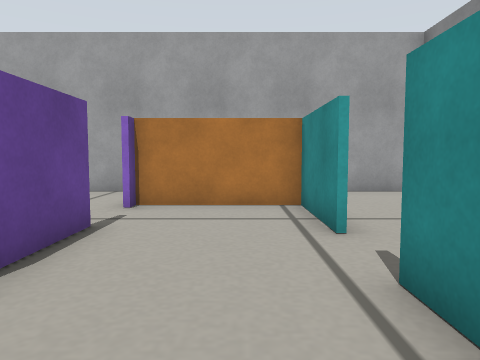
[1] (above)

20 first-person views from a walk through a robot-simulator world made for Gazebo. The camera is 0.23 m above the floor, tilts 4° down and sees 70° across. The floor is counted in squares, 0.2 m on a side. Each view is taken from the middle of a square. On the plan, view 1 faces up. The plan holds only what a view shows up to about 14 squares ahead; the rest is blank.

[2]
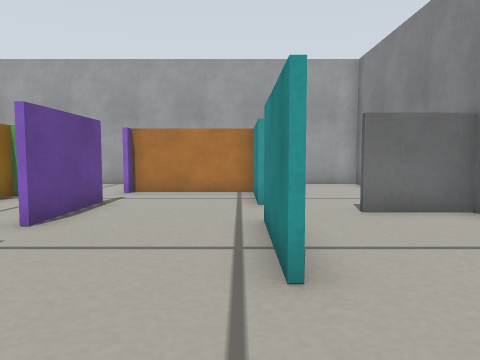

[3]
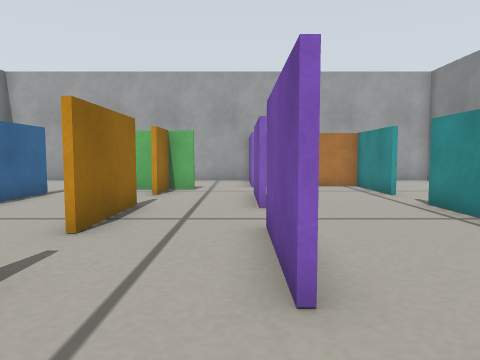

[4]
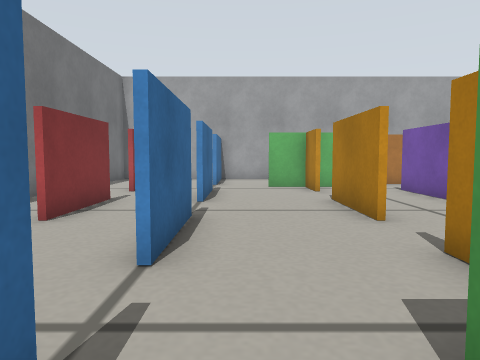

[5]
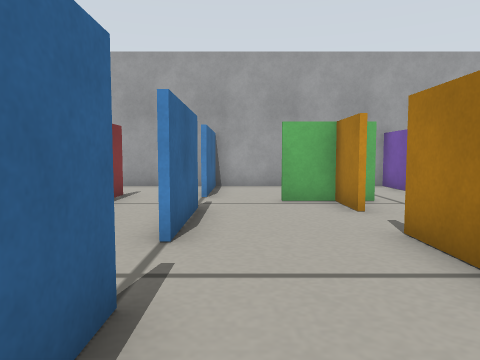

[6]
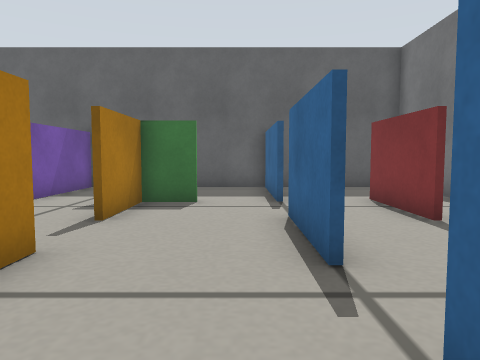

[7]
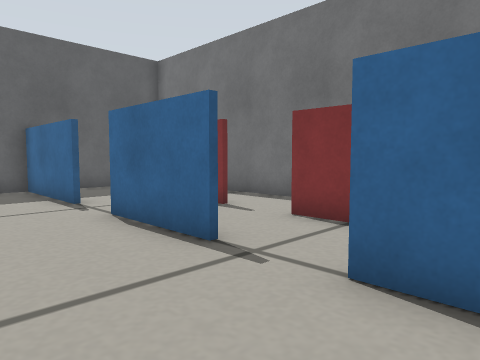

[8]
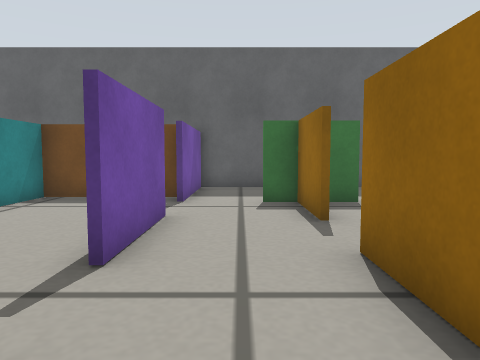

[9]
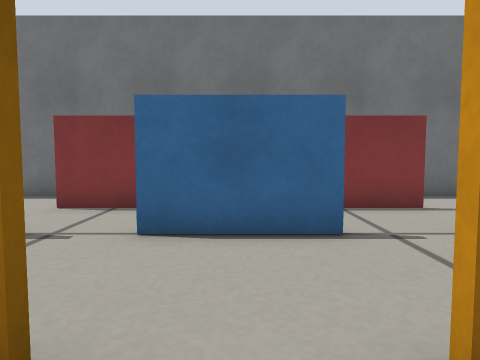

[10]
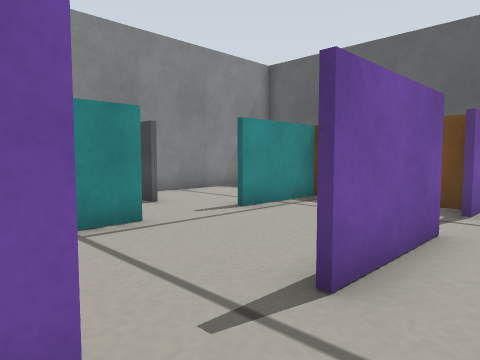

[11]
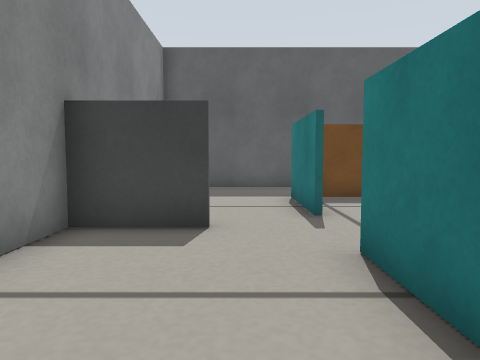

[12]
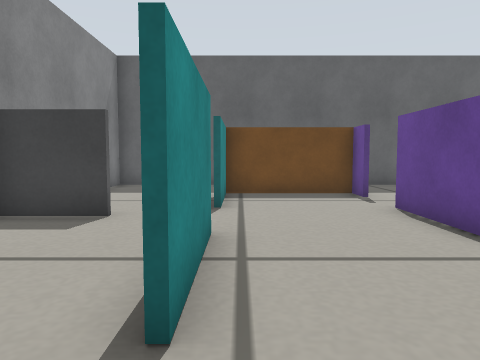

[13]
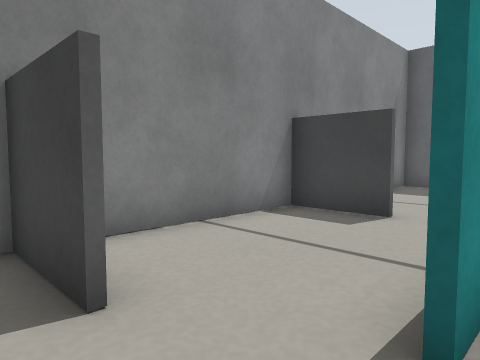

[14]
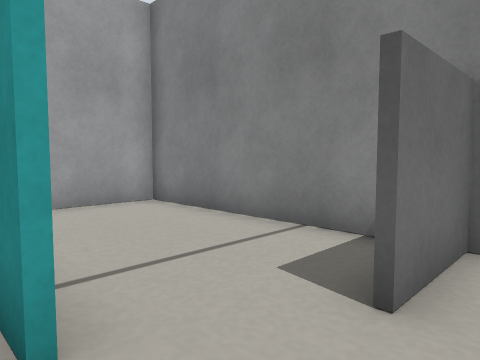

[15]
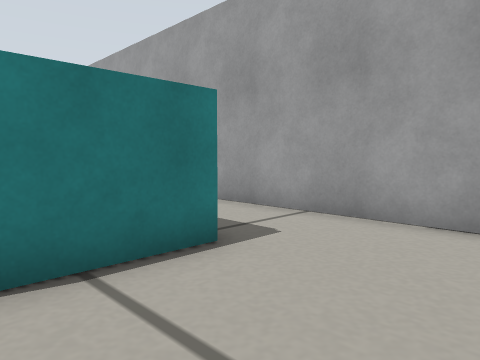

[16]
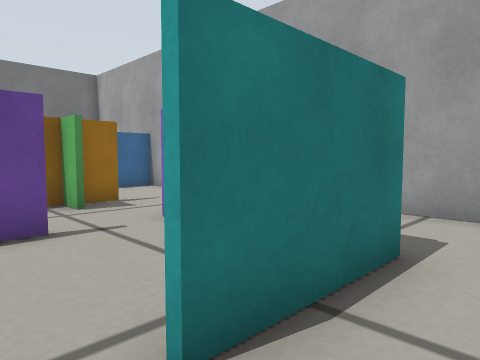

[17]
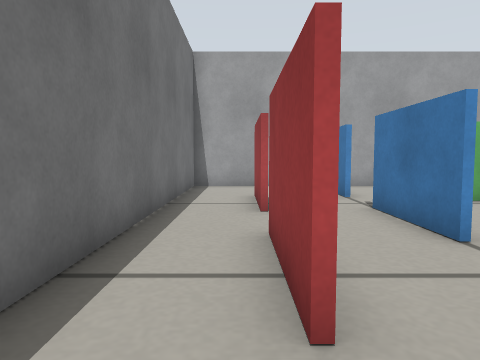

[18]
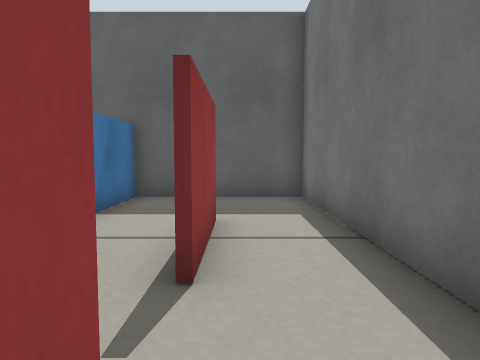

[19]
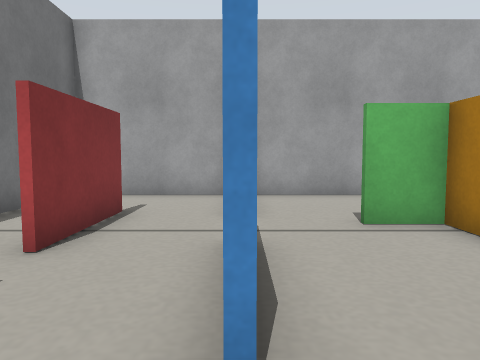

[20]
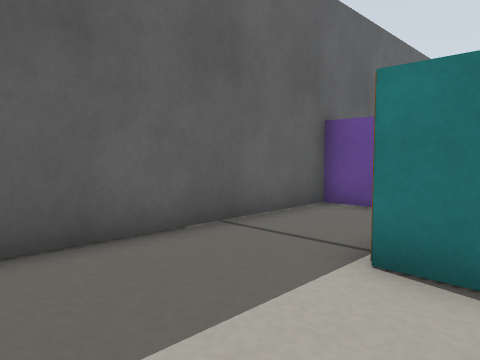

### Floor plan
Ten units are one square. View 1 is at (0, 0); x grows to the right and y downward. Boxes are objects, and circles mark ways between rooms. Rooms are numbered by the first view taken in them; rooms with no view inside come last. Other rooms are left out.
<svg viewBox="-143 -115 207 205">
<path fill="none" stroke="#000" d="M-26 -24 -26 -55M-54 -31 -54 0M-24 -2 -24 25M-56 0 -56 -30M-56 -50 -56 -68M-24 -56 -24 -25M-54 20 -54 45M-45 -67 -70 -67M-26 26 -26 -5M-54 -68 -54 -50M-89 -6 -89 25M-91 -25 -91 -55M16 -21 16 0M14 0 14 -30M-26 -79 -26 -110 -89 -110 -89 -75M-89 -56 -89 -25M14 -49 14 -79 -24 -79M-54 -81 -54 -71M-56 45 -56 20M-70 44 -45 44M-114 -30 -114 0M-91 -75 -91 -82M-24 54 14 54 14 25M34 -41 58 -41M-116 0 -116 -30M-89 44 -89 85M34 14 57 14 57 -110 -19 -110M-116 -51 -116 -78M16 -81 16 -50M-114 20 -114 50M-114 -81 -114 -50M59 -39 35 -39M-138 11 -138 85 -21 85M-116 50 -116 20M-94 -110 -138 -110 -138 -4M-26 85 -26 45M-91 85 -91 59M16 25 16 56M-24 72 -24 85M-21 85 57 85 57 29"/>
<circle cx="30" cy="20" r="3" fill="#2a7"/>
<text x="-40" y="-20">1</text>
<text x="30" y="60">2</text>
</svg>
Room 1 opens to room 2.

Where each view was taken, in squares from view 1:
view 1: 0 up, 0 right, facing up
view 2: 3 down, 1 right, facing up
view 3: 5 down, 3 left, facing up
view 4: 6 down, 8 left, facing up
view 5: 2 down, 8 left, facing up
view 6: 4 up, 8 left, facing down
view 7: 4 up, 6 left, facing down-left
view 8: 4 up, 4 left, facing down
view 9: 4 up, 4 left, facing left
view 10: 3 up, 4 left, facing down-right
view 11: 4 up, 3 right, facing down
view 12: 5 up, 1 right, facing down
view 13: 5 up, 1 right, facing down-right
view 14: 3 up, 1 right, facing up-right
view 15: 5 up, 5 right, facing up-left
view 16: 4 up, 3 right, facing up-left
view 17: 2 down, 12 left, facing up
view 18: 1 up, 12 left, facing down
view 19: 1 up, 9 left, facing up
view 20: 4 down, 5 right, facing down-left
